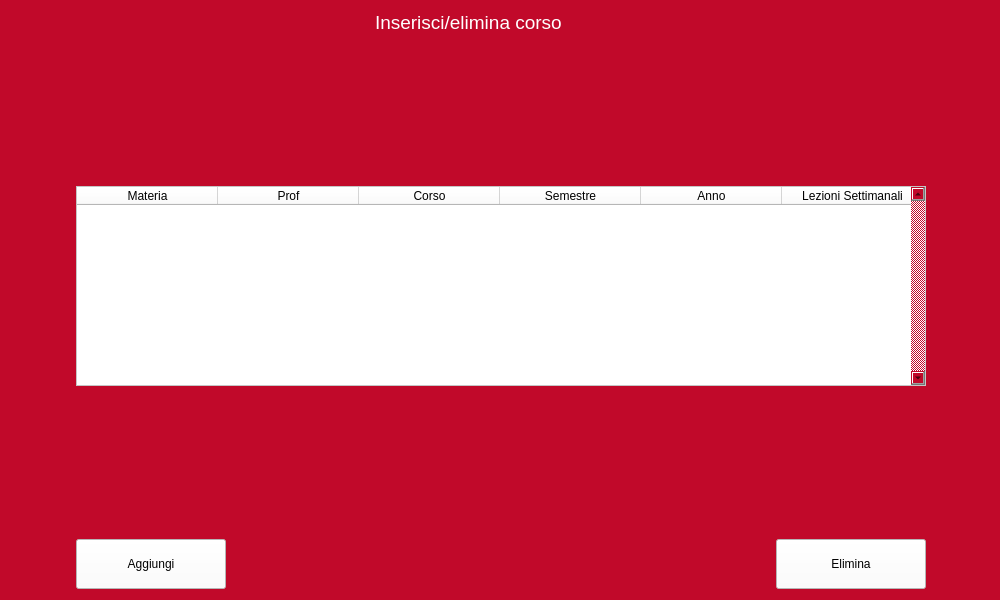
<?xml version="1.0" encoding="UTF-8"?>
<ui version="4.0">
 <class>SubjectsList</class>
 <widget class="QWidget" name="SubjectsList">
  <property name="geometry">
   <rect>
    <x>0</x>
    <y>0</y>
    <width>1000</width>
    <height>600</height>
   </rect>
  </property>
  <property name="minimumSize">
   <size>
    <width>1000</width>
    <height>600</height>
   </size>
  </property>
  <property name="maximumSize">
   <size>
    <width>1000</width>
    <height>600</height>
   </size>
  </property>
  <property name="windowTitle">
   <string>Subjects List</string>
  </property>
  <property name="windowIcon">
   <iconset>
    <normaloff>padre-pio.jpg</normaloff>padre-pio.jpg</iconset>
  </property>
  <property name="styleSheet">
   <string notr="true">background-color: rgb(193, 9, 42);
alternate-background-color: rgb(255, 255, 255);
</string>
  </property>
  <layout class="QGridLayout" name="gridLayout">
   <item row="0" column="0" colspan="5">
    <layout class="QHBoxLayout" name="horizontalLayout">
     <item>
      <spacer name="horizontalSpacer">
       <property name="orientation">
        <enum>Qt::Horizontal</enum>
       </property>
       <property name="sizeHint" stdset="0">
        <size>
         <width>40</width>
         <height>20</height>
        </size>
       </property>
      </spacer>
     </item>
     <item>
      <layout class="QVBoxLayout" name="verticalLayout_2">
       <property name="sizeConstraint">
        <enum>QLayout::SetMinAndMaxSize</enum>
       </property>
       <item>
        <widget class="QLabel" name="label">
         <property name="sizePolicy">
          <sizepolicy hsizetype="Preferred" vsizetype="Fixed">
           <horstretch>0</horstretch>
           <verstretch>0</verstretch>
          </sizepolicy>
         </property>
         <property name="font">
          <font>
           <pointsize>14</pointsize>
          </font>
         </property>
         <property name="styleSheet">
          <string notr="true">color: rgb(255, 255, 255);</string>
         </property>
         <property name="text">
          <string>Inserisci/elimina corso</string>
         </property>
        </widget>
       </item>
      </layout>
     </item>
     <item>
      <spacer name="horizontalSpacer_2">
       <property name="orientation">
        <enum>Qt::Horizontal</enum>
       </property>
       <property name="sizeHint" stdset="0">
        <size>
         <width>40</width>
         <height>20</height>
        </size>
       </property>
      </spacer>
     </item>
     <item>
      <layout class="QVBoxLayout" name="verticalLayout_3"/>
     </item>
     <item>
      <layout class="QVBoxLayout" name="verticalLayout_4"/>
     </item>
    </layout>
   </item>
   <item row="1" column="2">
    <spacer name="verticalSpacer_5">
     <property name="orientation">
      <enum>Qt::Vertical</enum>
     </property>
     <property name="sizeHint" stdset="0">
      <size>
       <width>20</width>
       <height>147</height>
      </size>
     </property>
    </spacer>
   </item>
   <item row="2" column="0">
    <spacer name="horizontalSpacer_7">
     <property name="orientation">
      <enum>Qt::Horizontal</enum>
     </property>
     <property name="sizeHint" stdset="0">
      <size>
       <width>60</width>
       <height>20</height>
      </size>
     </property>
    </spacer>
   </item>
   <item row="2" column="1" colspan="4">
    <widget class="QTableWidget" name="tableWidget">
     <property name="sizePolicy">
      <sizepolicy hsizetype="Maximum" vsizetype="Maximum">
       <horstretch>0</horstretch>
       <verstretch>0</verstretch>
      </sizepolicy>
     </property>
     <property name="minimumSize">
      <size>
       <width>850</width>
       <height>200</height>
      </size>
     </property>
     <property name="maximumSize">
      <size>
       <width>850</width>
       <height>200</height>
      </size>
     </property>
     <property name="autoFillBackground">
      <bool>false</bool>
     </property>
     <property name="styleSheet">
      <string notr="true">background-color: rgb(255, 255, 255);
</string>
     </property>
     <property name="verticalScrollBarPolicy">
      <enum>Qt::ScrollBarAlwaysOn</enum>
     </property>
     <property name="horizontalScrollBarPolicy">
      <enum>Qt::ScrollBarAlwaysOff</enum>
     </property>
     <property name="sizeAdjustPolicy">
      <enum>QAbstractScrollArea::AdjustToContents</enum>
     </property>
     <property name="alternatingRowColors">
      <bool>false</bool>
     </property>
     <attribute name="horizontalHeaderVisible">
      <bool>true</bool>
     </attribute>
     <attribute name="horizontalHeaderCascadingSectionResizes">
      <bool>false</bool>
     </attribute>
     <attribute name="horizontalHeaderDefaultSectionSize">
      <number>141</number>
     </attribute>
     <attribute name="horizontalHeaderHighlightSections">
      <bool>false</bool>
     </attribute>
     <attribute name="horizontalHeaderStretchLastSection">
      <bool>false</bool>
     </attribute>
     <attribute name="verticalHeaderVisible">
      <bool>false</bool>
     </attribute>
     <attribute name="verticalHeaderDefaultSectionSize">
      <number>40</number>
     </attribute>
     <attribute name="verticalHeaderShowSortIndicator" stdset="0">
      <bool>false</bool>
     </attribute>
     <attribute name="verticalHeaderStretchLastSection">
      <bool>false</bool>
     </attribute>
     <column>
      <property name="text">
       <string>Materia</string>
      </property>
     </column>
     <column>
      <property name="text">
       <string>Prof</string>
      </property>
     </column>
     <column>
      <property name="text">
       <string>Corso</string>
      </property>
     </column>
     <column>
      <property name="text">
       <string>Semestre</string>
      </property>
     </column>
     <column>
      <property name="text">
       <string>Anno</string>
      </property>
     </column>
     <column>
      <property name="text">
       <string>Lezioni Settimanali</string>
      </property>
     </column>
    </widget>
   </item>
   <item row="2" column="5">
    <spacer name="horizontalSpacer_5">
     <property name="orientation">
      <enum>Qt::Horizontal</enum>
     </property>
     <property name="sizeHint" stdset="0">
      <size>
       <width>64</width>
       <height>20</height>
      </size>
     </property>
    </spacer>
   </item>
   <item row="3" column="3">
    <spacer name="verticalSpacer_6">
     <property name="orientation">
      <enum>Qt::Vertical</enum>
     </property>
     <property name="sizeHint" stdset="0">
      <size>
       <width>20</width>
       <height>147</height>
      </size>
     </property>
    </spacer>
   </item>
   <item row="4" column="0">
    <spacer name="horizontalSpacer_8">
     <property name="orientation">
      <enum>Qt::Horizontal</enum>
     </property>
     <property name="sizeHint" stdset="0">
      <size>
       <width>60</width>
       <height>20</height>
      </size>
     </property>
    </spacer>
   </item>
   <item row="4" column="1">
    <widget class="QPushButton" name="aggiungi_materia">
     <property name="minimumSize">
      <size>
       <width>150</width>
       <height>50</height>
      </size>
     </property>
     <property name="maximumSize">
      <size>
       <width>150</width>
       <height>50</height>
      </size>
     </property>
     <property name="styleSheet">
      <string notr="true">background-color: rgb(255, 255, 255);</string>
     </property>
     <property name="text">
      <string>Aggiungi</string>
     </property>
    </widget>
   </item>
   <item row="4" column="2" colspan="2">
    <spacer name="horizontalSpacer_3">
     <property name="orientation">
      <enum>Qt::Horizontal</enum>
     </property>
     <property name="sizeHint" stdset="0">
      <size>
       <width>539</width>
       <height>20</height>
      </size>
     </property>
    </spacer>
   </item>
   <item row="4" column="4">
    <widget class="QPushButton" name="elimina_materia">
     <property name="minimumSize">
      <size>
       <width>150</width>
       <height>50</height>
      </size>
     </property>
     <property name="maximumSize">
      <size>
       <width>150</width>
       <height>50</height>
      </size>
     </property>
     <property name="styleSheet">
      <string notr="true">background-color: rgb(255, 255, 255);</string>
     </property>
     <property name="text">
      <string>Elimina</string>
     </property>
    </widget>
   </item>
   <item row="4" column="5">
    <spacer name="horizontalSpacer_6">
     <property name="orientation">
      <enum>Qt::Horizontal</enum>
     </property>
     <property name="sizeHint" stdset="0">
      <size>
       <width>64</width>
       <height>20</height>
      </size>
     </property>
    </spacer>
   </item>
  </layout>
 </widget>
 <resources/>
 <connections/>
</ui>
